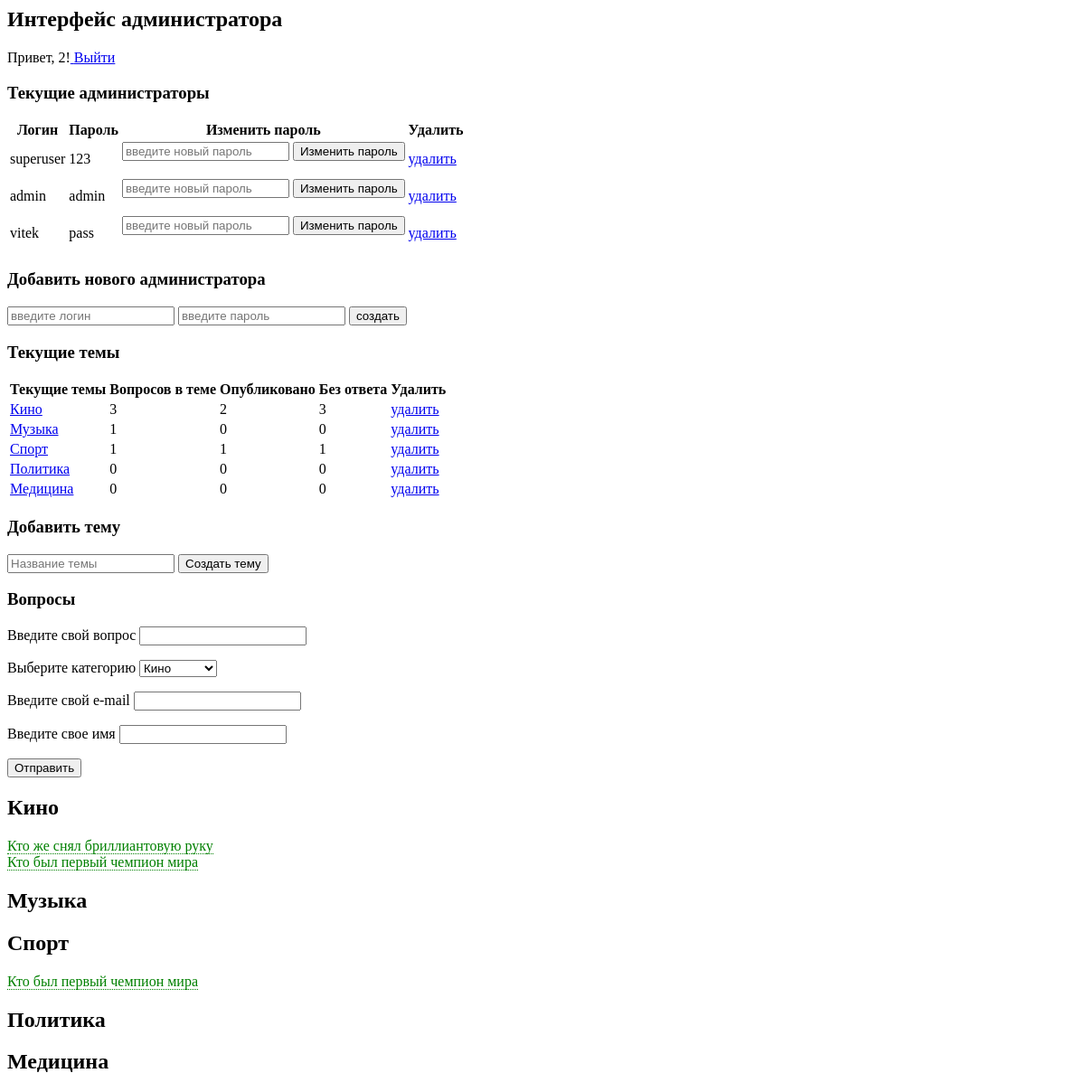
The app's page / (signed in) with its own data.
### tables this page shows
CREATE TABLE `user` (
  `id` int(11) NOT NULL,
  `login` varchar(50) NOT NULL,
  `password` varchar(255) NOT NULL
);

CREATE TABLE `category` (
  `id` int(11) NOT NULL,
  `category` varchar(50) NOT NULL
);

CREATE TABLE `main` (
  `id` int(11) NOT NULL,
  `user_id` int(11) DEFAULT NULL,
  `question` varchar(500) NOT NULL,
  `answer` varchar(500) DEFAULT NULL,
  `category_id` int(11) NOT NULL,
  `author` varchar(50) NOT NULL,
  `email` varchar(50) NOT NULL,
  `is_hidden` tinyint(1) NOT NULL DEFAULT '0',
  `date_added` timestamp NOT NULL DEFAULT CURRENT_TIMESTAMP
);

### index.php (called while the page is built, shortened)
<?php
class Di
{
    public function config()
    {
        $config = include 'config.php';
        return $config;
    }
    public function db()
    {
        $config = $this->config();
        try {
            $db = new PDO(
                'mysql:host=' . $config['host'] . ';dbname=' . $config['dbname'] . ';charset=utf8',
                $config['user'],
                $config['pass']
            );
        } catch (PDOException $e) {
            die('Database error: ' . $e->getMessage() . '<br/>');
        }
        return $db;
    }
}
include 'controller/Controller.php';

### model/Table.php (called while the page is built, shortened)
<?php
class Table
{
    public static function listAdmin()
    {
        $stmt = Di::get()->db()->prepare('SELECT id,login,password FROM user');
        $stmt->execute();
        return $stmt->fetchAll(PDO::FETCH_ASSOC);
    }
    public static function getCategory()
    {
        $stmt = Di::get()->db()->prepare("SELECT id,category FROM category");
        $stmt->execute();
        return $stmt->fetchAll(PDO::FETCH_ASSOC);
    }
    public static function getTable()
    {
        $stmt = Di::get()->db()->prepare("SELECT * FROM main");
        $stmt->execute();
        return $stmt->fetchAll(PDO::FETCH_ASSOC);
    }
}

### views/question.php (the view, shortened to what this page needs)
<html>
<head>
    <link href="css/style.css" rel="stylesheet">
</head>
<body>
<h3>Вопросы</h3>
<form action="" method="POST">
    <p><label for="user_question">Введите свой вопрос </label><input type="text" name="user_question"
                                                                     id="user_question" required></p>
    <label for="user_category">Выберите категорию </label>
    <select name="user_category" id="user_category">
        <?php foreach ($category as $row) : ?>
            <option value="<?= $row['id'] ?>"><?= $row['category'] ?></option>
        <?php endforeach; ?>
    </select>
    <p><label for="user_mail">Введите свой e-mail </label><input type="email" name="user_mail" id="user_mail"
                                                                 required></p>
    <p><label for="user_name">Введите свое имя </label><input type="text" name="user_name" id="user_name" required>
    </p>
    <p><input type="submit" value="Отправить"></p>
</form>
<?php foreach ($category as $row) { ?>
    <h2><?= $row['category'] ?></h2>
    <?php foreach ($table as $value) { ?>
        <?php if (($row['id'] == $value['category_id']) && ($value['is_hidden'] == 1)) : ?>
            <label for="<?= $value['id'] ?>"><?= $value['question'] ?></label>
            <br>
        <?php endif ?>
    <?php } ?>
<?php } ?>
</html>
</body>

### views/admins.php (shortened to what this page needs)
<html>
<body>
<h3>Текущие администраторы</h3>
<table>
    <thead>
    <th>Логин</th>
    <th>Пароль</th>
    <th>Изменить пароль</th>
    <th>Удалить</th>
    </thead>
    <?php foreach ($users as $users_value) : ?>
        <tr>
            <td><?= $users_value['login'] ?></td>
            <td><?= $users_value['password'] ?></td>
            <td>
                <form action="" method="POST">
                    <input name="user_change_password" type="text" placeholder="введите новый пароль">
                    <input type="submit" value="Изменить пароль">
                </form>
            </td>
            <td><a href="index.php?del=true&id=<?= $users_value['id'] ?>">удалить</a></td>
        </tr>
    <?php endforeach; ?>
</table>
</body>
</html>

### views/describe_questions.php
<html>
<body>
<h3>Текущие темы</h3>
<table>
    <thead>
    <th>Текущие темы</th>
    <th>Вопросов в теме</th>
    <th>Опубликовано</th>
    <th>Без ответа</th>
    <th>Удалить</th>
    </thead>
    <?php foreach ($category as $row) { ?>
        <tr>
            <td><a href="index.php?show=true&category_id=<?= $row['id'] ?>"><?= $row['category'] ?></a></td>
            <td>
                <?php $i = 0;
                foreach ($describeCategory as $describeCategory_value) {
                    if ($describeCategory_value['category'] == $row['category']) {
                        $i++;
                    }
                }
                echo $i; ?>
            </td>
            <td>
                <?php $i = 0;
                foreach ($describeCategory as $describeCategory_value) {
                    if ($describeCategory_value['category'] == $row['category']) {
                        if ($describeCategory_value['is_hidden'] == 1) {
                            $i++;
                        }
                    }
                }
                echo $i; ?>
            </td>
            <td>
                <?php $i = 0;
                foreach ($describeCategory as $describeCategory_value) {
                    if ($describeCategory_value['category'] == $row['category']) {
                        if (empty($describeCategory_value['answer'])) {
                            $i++;
                        }
                    }
                }
                echo $i; ?>
            </td>
            <td><a href="index.php?del=true&category_id=<?= $row['id'] ?>">удалить</a></td>
        </tr>
    <?php } ?>
</table>
</body>
</html>

### css/style.css (style rules this page uses)
.hide + label, .hide:checked + label { padding: 0; color: green; cursor: pointer; border-bottom: 1px dotted green; }

### records on screen
user: login "superuser", password "123"
user: login "admin", password "admin"
user: login "vitek", password "pass"
category: category "Кино", i "3", i "2"
category: category "Музыка", i "1", i "0"
category: category "Спорт", i "1"
category: category "Политика", i "0"
category: category "Медицина", i "0"
main: question "Кто же снял бриллиантовую руку"
main: question "Кто был первый чемпион мира"
main: question "Кто был первый чемпион мира"

### other values on screen
$_SESSION['user_id'] "2"
form field user_category "Кино"
